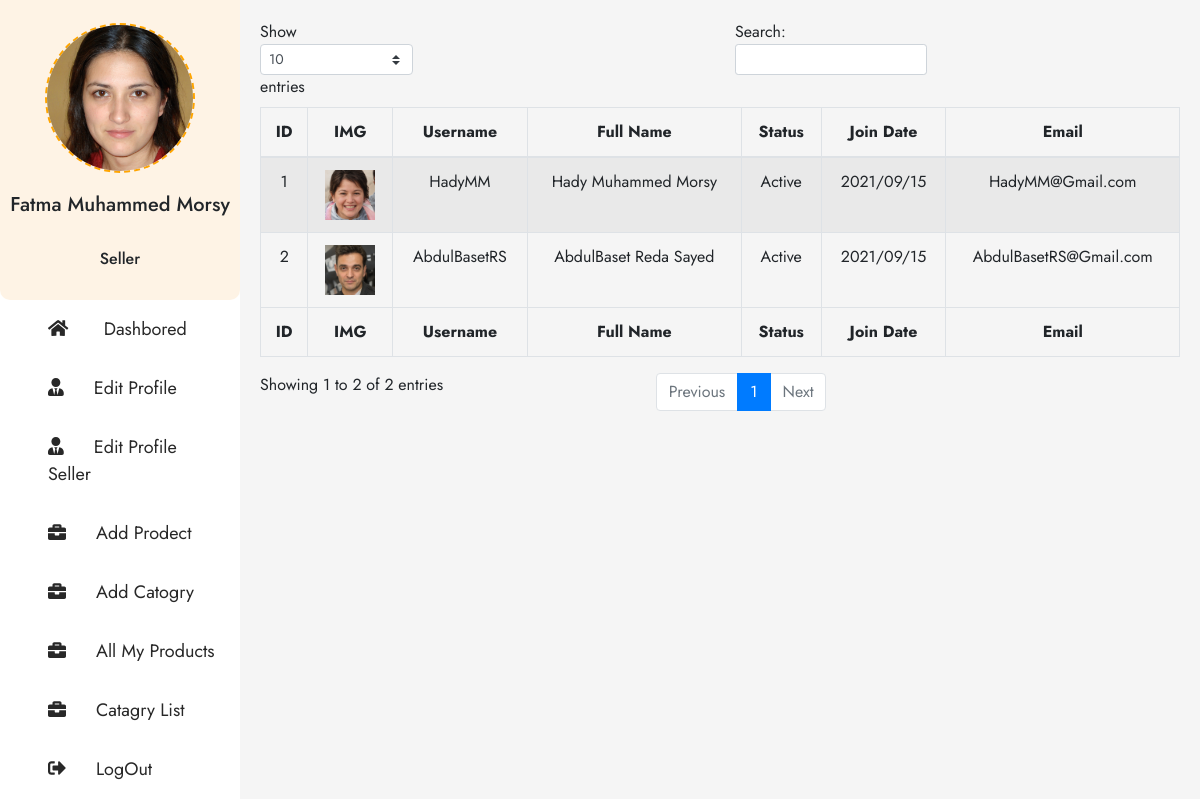
/Vendor-Employee-Manager.php (signed in), run on the app's committed database.
### tables this page shows
CREATE TABLE `ha_users` (
  `HA_U_ID` bigint(20) UNSIGNED NOT NULL,
  `HA_U_Username` varchar(255) NOT NULL,
  `HA_U_Password` varchar(255) NOT NULL,
  `HA_U_User_Status` varchar(255) NOT NULL,
  `HA_U_Last_Login` varchar(255) NOT NULL,
  `HA_U_First_Name` varchar(255) NOT NULL,
  `HA_U_Second_Name` varchar(255) NOT NULL,
  `HA_U_Last_Name` varchar(255) NOT NULL,
  `HA_U_Country` varchar(255) NOT NULL,
  `HA_U_Email` varchar(255) NOT NULL,
  `HA_U_User_Type` varchar(255) NOT NULL,
  `HA_P_Views` varchar(255) NOT NULL,
  `HA_U_Sales` varchar(255) NOT NULL,
  `HA_U_Purchase` varchar(255) NOT NULL,
  `HA_U_Date_Created` varchar(255) NOT NULL,
  `HA_U_Time_Created` varchar(255) NOT NULL,
  `HA_P_Permission_Seller_Manager` varchar(255) NOT NULL,
  `HA_P_Permission_Clients_Manager` varchar(255) NOT NULL,
  `HA_P_Permission_Employee_Manager` varchar(255) NOT NULL
);

### Datebase/DB-Vendor-Employee-Manger.php (called while the page is built, shortened)
<?php
    $SQL_Seller_Info = 'SELECT * FROM ha_users WHERE HA_U_User_Type = "Employee" ORDER BY HA_U_ID DESC ';
    $Result_Seller_Info = mysqli_query($Connection,$SQL_Seller_Info);
    $Count_Seller_Info  = mysqli_num_rows($Result_Seller_Info);
?>

### Website-Structure/Vendor-Employee-Manager-Body.php (the view)
<div class="right-All-Employeres Dasbored-content">
<table id="example" class="table table-striped table-bordered" style="width:100%;text-align: center;" >
        <thead>
            <tr>
                <th scope="col">ID</th>
                <th scope="col">IMG</th>
                <th scope="col">Username</th>
                <th scope="col">Full Name</th>
                <th scope="col">Status</th>
                <th scope="col">Join Date</th>
                <th scope="col">Email</th>
            </tr>
        </thead>
        <tbody>
            <?php
                if ($Count_Seller_Info > 0) {
                    while ($Rows = mysqli_fetch_array($Result_Seller_Info)) {
                        echo '
                            <tr class="t-body" style="text-align: center;">
                                <td>'.$Rows['HA_U_ID'].'</td>
                                <td><img src="IMG/User-Profile-Picture/[User-ID='.$Rows['HA_U_ID'].']/image.jpg" alt="Img" style="width:50px"/></td>
                                <td>'.$Rows['HA_U_Username'] .'</td>
                                <td>'.$Rows['HA_U_First_Name'] . ' ' . $Rows['HA_U_Second_Name'] . ' ' . $Rows['HA_U_Last_Name'] . '</td>
                                <td>'.$Rows['HA_U_User_Status'].'</td>
                                <td>'.$Rows['HA_U_Date_Created'].'</td>
                                <td>'.$Rows['HA_U_Email'].'</td>
                            </tr>
                        ';
                    }
                }
            ?>
        </tbody>
        <tfoot>
            <tr>
                <th scope="col">ID</th>
                <th scope="col">IMG</th>
                <th scope="col">Username</th>
                <th scope="col">Full Name</th>
                <th scope="col">Status</th>
                <th scope="col">Join Date</th>
                <th scope="col">Email</th>
            </tr>
        </tfoot>
    </table>
</div>

### CSS-Files/H_A.css (style rules this page uses)
body { font-family: 'Jost', sans-serif; font-weight: 400; }
.container-hady .right-All-Employeres { flex-basis: 80%; background-color: #f5f5f5; padding: 20px; }
.t-body td:first-child { text-align: center; }
tfoot tr th:first-child { text-align: center; }

### data on the page
ha_users: HA_U_ID "2", shows a picture, HA_U_Username "AbdulBasetRS", HA_U_First_Name "AbdulBaset", HA_U_Second_Name "Reda", HA_U_Last_Name "Sayed", HA_U_User_Status "Active", HA_U_Date_Created "2021/09/15", HA_U_Email "AbdulBasetRS@Gmail.com"
ha_users: HA_U_ID "1", shows a picture, HA_U_Username "HadyMM", HA_U_First_Name "Hady", HA_U_Second_Name "Muhammed", HA_U_Last_Name "Morsy", HA_U_User_Status "Active", HA_U_Date_Created "2021/09/15", HA_U_Email "HadyMM@Gmail.com"

### other printed values
$_SESSION['User_First_Three_Names'] "Fatma Muhammed Morsy"
$_SESSION['HA_U_User_Type'] "Seller"
